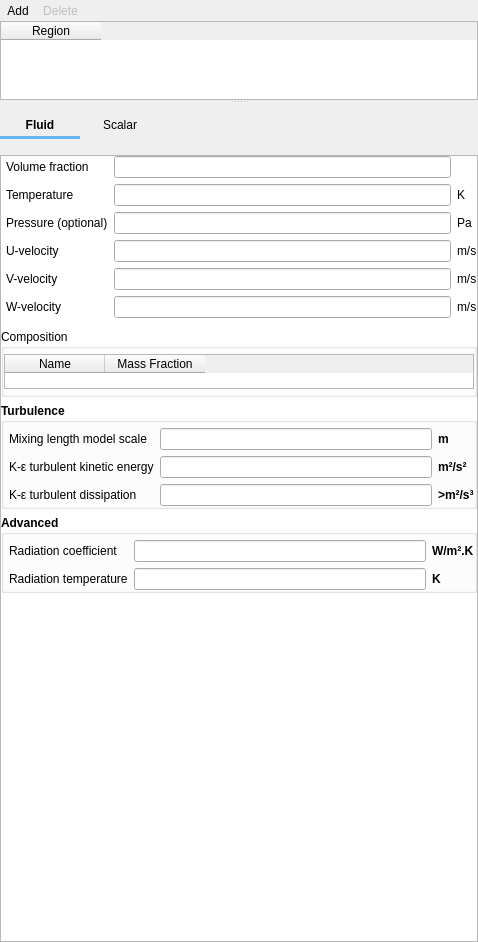
<?xml version="1.0" encoding="UTF-8"?>
<ui version="4.0">
 <class>initial_conditions</class>
 <widget class="QWidget" name="initial_conditions">
  <property name="geometry">
   <rect>
    <x>0</x>
    <y>0</y>
    <width>478</width>
    <height>942</height>
   </rect>
  </property>
  <property name="windowTitle">
   <string>Initial Conditions</string>
  </property>
  <property name="styleSheet">
   <string notr="true"/>
  </property>
  <layout class="QVBoxLayout" name="verticalLayout">
   <property name="spacing">
    <number>0</number>
   </property>
   <property name="leftMargin">
    <number>0</number>
   </property>
   <property name="topMargin">
    <number>0</number>
   </property>
   <property name="rightMargin">
    <number>0</number>
   </property>
   <property name="bottomMargin">
    <number>0</number>
   </property>
   <item>
    <widget class="QSplitter" name="splitter">
     <property name="orientation">
      <enum>Qt::Vertical</enum>
     </property>
     <widget class="QFrame" name="top_frame">
      <property name="sizePolicy">
       <sizepolicy hsizetype="Expanding" vsizetype="MinimumExpanding">
        <horstretch>0</horstretch>
        <verstretch>0</verstretch>
       </sizepolicy>
      </property>
      <property name="maximumSize">
       <size>
        <width>16777215</width>
        <height>100</height>
       </size>
      </property>
      <property name="frameShape">
       <enum>QFrame::NoFrame</enum>
      </property>
      <property name="frameShadow">
       <enum>QFrame::Plain</enum>
      </property>
      <layout class="QVBoxLayout" name="verticalLayout_3">
       <property name="spacing">
        <number>0</number>
       </property>
       <property name="leftMargin">
        <number>0</number>
       </property>
       <property name="topMargin">
        <number>0</number>
       </property>
       <property name="rightMargin">
        <number>0</number>
       </property>
       <property name="bottomMargin">
        <number>0</number>
       </property>
       <item>
        <widget class="QFrame" name="frame_add_delete">
         <property name="frameShape">
          <enum>QFrame::NoFrame</enum>
         </property>
         <property name="frameShadow">
          <enum>QFrame::Plain</enum>
         </property>
         <layout class="QHBoxLayout" name="horizontalLayout_7">
          <property name="spacing">
           <number>0</number>
          </property>
          <property name="leftMargin">
           <number>0</number>
          </property>
          <property name="topMargin">
           <number>0</number>
          </property>
          <property name="rightMargin">
           <number>0</number>
          </property>
          <property name="bottomMargin">
           <number>0</number>
          </property>
          <item>
           <layout class="QHBoxLayout" name="horizontalLayout">
            <item>
             <widget class="QToolButton" name="toolbutton_add">
              <property name="toolTip">
               <string>Define new initial condition over one or more regions</string>
              </property>
              <property name="text">
               <string>Add</string>
              </property>
              <property name="autoRaise">
               <bool>true</bool>
              </property>
             </widget>
            </item>
            <item>
             <widget class="QToolButton" name="toolbutton_delete">
              <property name="enabled">
               <bool>false</bool>
              </property>
              <property name="toolTip">
               <string>Delete initial condition for region</string>
              </property>
              <property name="text">
               <string>Delete</string>
              </property>
              <property name="autoRaise">
               <bool>true</bool>
              </property>
             </widget>
            </item>
            <item>
             <spacer name="horizontalSpacer">
              <property name="orientation">
               <enum>Qt::Horizontal</enum>
              </property>
              <property name="sizeHint" stdset="0">
               <size>
                <width>40</width>
                <height>20</height>
               </size>
              </property>
             </spacer>
            </item>
           </layout>
          </item>
         </layout>
        </widget>
       </item>
       <item>
        <widget class="QTableWidget" name="tablewidget_regions">
         <property name="maximumSize">
          <size>
           <width>16777215</width>
           <height>100</height>
          </size>
         </property>
         <property name="selectionMode">
          <enum>QAbstractItemView::SingleSelection</enum>
         </property>
         <property name="selectionBehavior">
          <enum>QAbstractItemView::SelectRows</enum>
         </property>
         <attribute name="horizontalHeaderHighlightSections">
          <bool>false</bool>
         </attribute>
         <attribute name="verticalHeaderVisible">
          <bool>false</bool>
         </attribute>
         <column>
          <property name="text">
           <string>Region</string>
          </property>
         </column>
        </widget>
       </item>
      </layout>
     </widget>
     <widget class="QFrame" name="bottom_frame">
      <property name="sizePolicy">
       <sizepolicy hsizetype="Expanding" vsizetype="Expanding">
        <horstretch>0</horstretch>
        <verstretch>0</verstretch>
       </sizepolicy>
      </property>
      <property name="frameShape">
       <enum>QFrame::NoFrame</enum>
      </property>
      <property name="frameShadow">
       <enum>QFrame::Plain</enum>
      </property>
      <layout class="QGridLayout" name="gridLayout_15">
       <property name="leftMargin">
        <number>0</number>
       </property>
       <property name="topMargin">
        <number>10</number>
       </property>
       <property name="rightMargin">
        <number>0</number>
       </property>
       <property name="bottomMargin">
        <number>0</number>
       </property>
       <item row="0" column="0">
        <layout class="QHBoxLayout" name="horizontalLayout_2">
         <item>
          <widget class="QFrame" name="tab_frame">
           <property name="styleSheet">
            <string notr="true">QPushButton:hover {color:#64B5F6; background-color: transparent;}
QPushButton:pressed { color: #64B5F6; background-color: transparent; }
QPushButton:checked { font: bold; background-color: transparent; }
      </string>
           </property>
           <property name="frameShape">
            <enum>QFrame::NoFrame</enum>
           </property>
           <property name="frameShadow">
            <enum>QFrame::Plain</enum>
           </property>
           <layout class="QGridLayout" name="tab_layout">
            <property name="leftMargin">
             <number>0</number>
            </property>
            <property name="topMargin">
             <number>0</number>
            </property>
            <property name="rightMargin">
             <number>0</number>
            </property>
            <property name="bottomMargin">
             <number>10</number>
            </property>
            <property name="spacing">
             <number>0</number>
            </property>
            <item row="1" column="0">
             <widget class="Line" name="tab_underline">
              <property name="sizePolicy">
               <sizepolicy hsizetype="Preferred" vsizetype="Fixed">
                <horstretch>0</horstretch>
                <verstretch>0</verstretch>
               </sizepolicy>
              </property>
              <property name="minimumSize">
               <size>
                <width>0</width>
                <height>3</height>
               </size>
              </property>
              <property name="maximumSize">
               <size>
                <width>16777215</width>
                <height>3</height>
               </size>
              </property>
              <property name="styleSheet">
               <string notr="true">QWidget{
	background-color: #64B5F6;
	border-color: #64B5F6;
}</string>
              </property>
              <property name="lineWidth">
               <number>0</number>
              </property>
              <property name="orientation">
               <enum>Qt::Horizontal</enum>
              </property>
             </widget>
            </item>
            <item row="0" column="1">
             <widget class="QPushButton" name="pushbutton_scalar">
              <property name="text">
               <string>Scalar</string>
              </property>
              <property name="flat">
               <bool>true</bool>
              </property>
             </widget>
            </item>
            <item row="0" column="0">
             <widget class="QPushButton" name="pushbutton_fluid">
              <property name="font">
               <font>
                <weight>75</weight>
                <bold>true</bold>
               </font>
              </property>
              <property name="text">
               <string>Fluid</string>
              </property>
              <property name="flat">
               <bool>true</bool>
              </property>
             </widget>
            </item>
           </layout>
          </widget>
         </item>
         <item>
          <spacer name="horizontalSpacer_2">
           <property name="orientation">
            <enum>Qt::Horizontal</enum>
           </property>
           <property name="sizeHint" stdset="0">
            <size>
             <width>40</width>
             <height>20</height>
            </size>
           </property>
          </spacer>
         </item>
        </layout>
       </item>
       <item row="1" column="0">
        <widget class="QScrollArea" name="scrollarea_detail">
         <property name="sizePolicy">
          <sizepolicy hsizetype="Expanding" vsizetype="MinimumExpanding">
           <horstretch>0</horstretch>
           <verstretch>0</verstretch>
          </sizepolicy>
         </property>
         <property name="minimumSize">
          <size>
           <width>0</width>
           <height>0</height>
          </size>
         </property>
         <property name="styleSheet">
          <string notr="true">QWidget#detail_pane {background-color: white}</string>
         </property>
         <property name="widgetResizable">
          <bool>true</bool>
         </property>
         <widget class="QWidget" name="detail_pane">
          <property name="geometry">
           <rect>
            <x>0</x>
            <y>0</y>
            <width>474</width>
            <height>774</height>
           </rect>
          </property>
          <layout class="QGridLayout" name="gridLayout_4">
           <property name="leftMargin">
            <number>0</number>
           </property>
           <property name="topMargin">
            <number>0</number>
           </property>
           <property name="rightMargin">
            <number>0</number>
           </property>
           <property name="bottomMargin">
            <number>0</number>
           </property>
           <property name="spacing">
            <number>0</number>
           </property>
           <item row="2" column="0">
            <spacer name="verticalSpacer">
             <property name="orientation">
              <enum>Qt::Vertical</enum>
             </property>
             <property name="sizeHint" stdset="0">
              <size>
               <width>20</width>
               <height>40</height>
              </size>
             </property>
            </spacer>
           </item>
           <item row="0" column="0" rowspan="2" colspan="2">
            <widget class="QStackedWidget" name="stackedwidget">
             <property name="sizePolicy">
              <sizepolicy hsizetype="Preferred" vsizetype="MinimumExpanding">
               <horstretch>0</horstretch>
               <verstretch>0</verstretch>
              </sizepolicy>
             </property>
             <property name="currentIndex">
              <number>0</number>
             </property>
             <widget class="QWidget" name="page_fluid">
              <layout class="QVBoxLayout" name="verticalLayout_2">
               <property name="spacing">
                <number>6</number>
               </property>
               <property name="leftMargin">
                <number>0</number>
               </property>
               <property name="topMargin">
                <number>0</number>
               </property>
               <property name="rightMargin">
                <number>0</number>
               </property>
               <property name="bottomMargin">
                <number>0</number>
               </property>
               <item>
                <widget class="QFrame" name="frame_fluid_parameters">
                 <property name="frameShape">
                  <enum>QFrame::NoFrame</enum>
                 </property>
                 <property name="frameShadow">
                  <enum>QFrame::Plain</enum>
                 </property>
                 <layout class="QGridLayout" name="gridLayout_3">
                  <property name="leftMargin">
                   <number>5</number>
                  </property>
                  <property name="topMargin">
                   <number>0</number>
                  </property>
                  <property name="rightMargin">
                   <number>0</number>
                  </property>
                  <property name="bottomMargin">
                   <number>5</number>
                  </property>
                  <item row="0" column="0">
                   <widget class="QLabel" name="label_ic_ep_g">
                    <property name="text">
                     <string>Volume fraction</string>
                    </property>
                   </widget>
                  </item>
                  <item row="0" column="1">
                   <widget class="LineEdit" name="lineedit_keyword_ic_ep_g_args_IC">
                    <property name="readOnly">
                     <bool>true</bool>
                    </property>
                   </widget>
                  </item>
                  <item row="1" column="0">
                   <widget class="QLabel" name="label_ic_t_g">
                    <property name="text">
                     <string>Temperature</string>
                    </property>
                   </widget>
                  </item>
                  <item row="1" column="1">
                   <widget class="LineEdit" name="lineedit_keyword_ic_t_g_args_IC"/>
                  </item>
                  <item row="1" column="2">
                   <widget class="QLabel" name="label_ic_t_g_units">
                    <property name="text">
                     <string>K</string>
                    </property>
                   </widget>
                  </item>
                  <item row="2" column="0">
                   <widget class="QLabel" name="label_ic_p_g">
                    <property name="text">
                     <string>Pressure (optional)</string>
                    </property>
                   </widget>
                  </item>
                  <item row="2" column="1">
                   <widget class="LineEdit" name="lineedit_keyword_ic_p_g_args_IC"/>
                  </item>
                  <item row="2" column="2">
                   <widget class="QLabel" name="label_ic_p_g_units">
                    <property name="text">
                     <string>Pa</string>
                    </property>
                   </widget>
                  </item>
                  <item row="3" column="0">
                   <widget class="QLabel" name="label_ic_u_g">
                    <property name="text">
                     <string>U-velocity</string>
                    </property>
                   </widget>
                  </item>
                  <item row="3" column="1">
                   <widget class="LineEdit" name="lineedit_keyword_ic_u_g_args_IC"/>
                  </item>
                  <item row="3" column="2">
                   <widget class="QLabel" name="label_ic_u_g_units">
                    <property name="text">
                     <string>m/s</string>
                    </property>
                   </widget>
                  </item>
                  <item row="4" column="0">
                   <widget class="QLabel" name="label_ic_v_g">
                    <property name="text">
                     <string>V-velocity</string>
                    </property>
                   </widget>
                  </item>
                  <item row="4" column="1">
                   <widget class="LineEdit" name="lineedit_keyword_ic_v_g_args_IC"/>
                  </item>
                  <item row="4" column="2">
                   <widget class="QLabel" name="label_ic_v_g_units">
                    <property name="text">
                     <string>m/s</string>
                    </property>
                   </widget>
                  </item>
                  <item row="5" column="0">
                   <widget class="QLabel" name="label_ic_v_w">
                    <property name="text">
                     <string>W-velocity</string>
                    </property>
                   </widget>
                  </item>
                  <item row="5" column="1">
                   <widget class="LineEdit" name="lineedit_keyword_ic_w_g_args_IC"/>
                  </item>
                  <item row="5" column="2">
                   <widget class="QLabel" name="label_ic_v_w_units">
                    <property name="text">
                     <string>m/s</string>
                    </property>
                   </widget>
                  </item>
                 </layout>
                </widget>
               </item>
               <item>
                <widget class="QGroupBox" name="groupbox_fluid_composition">
                 <property name="title">
                  <string>Composition</string>
                 </property>
                 <property name="flat">
                  <bool>true</bool>
                 </property>
                 <layout class="QGridLayout" name="gridLayout_14">
                  <property name="leftMargin">
                   <number>0</number>
                  </property>
                  <property name="topMargin">
                   <number>5</number>
                  </property>
                  <property name="rightMargin">
                   <number>0</number>
                  </property>
                  <property name="bottomMargin">
                   <number>5</number>
                  </property>
                  <property name="spacing">
                   <number>6</number>
                  </property>
                  <item row="0" column="0">
                   <widget class="QTableWidget" name="tablewidget_fluid_mass_fraction">
                    <property name="maximumSize">
                     <size>
                      <width>16777215</width>
                      <height>35</height>
                     </size>
                    </property>
                    <property name="selectionMode">
                     <enum>QAbstractItemView::NoSelection</enum>
                    </property>
                    <attribute name="verticalHeaderVisible">
                     <bool>false</bool>
                    </attribute>
                    <column>
                     <property name="text">
                      <string>Name</string>
                     </property>
                    </column>
                    <column>
                     <property name="text">
                      <string>Mass Fraction</string>
                     </property>
                    </column>
                   </widget>
                  </item>
                 </layout>
                </widget>
               </item>
               <item>
                <widget class="QGroupBox" name="groupbox_turbulence">
                 <property name="font">
                  <font>
                   <weight>75</weight>
                   <bold>true</bold>
                  </font>
                 </property>
                 <property name="title">
                  <string>Turbulence</string>
                 </property>
                 <property name="flat">
                  <bool>true</bool>
                 </property>
                 <layout class="QGridLayout" name="gridLayout_9">
                  <property name="leftMargin">
                   <number>5</number>
                  </property>
                  <property name="topMargin">
                   <number>5</number>
                  </property>
                  <property name="rightMargin">
                   <number>0</number>
                  </property>
                  <property name="bottomMargin">
                   <number>0</number>
                  </property>
                  <item row="0" column="0">
                   <layout class="QGridLayout" name="gridLayout_6">
                    <item row="0" column="0">
                     <widget class="QLabel" name="label_ic_l_scale">
                      <property name="font">
                       <font>
                        <weight>50</weight>
                        <italic>false</italic>
                        <bold>false</bold>
                       </font>
                      </property>
                      <property name="text">
                       <string>Mixing length model scale</string>
                      </property>
                     </widget>
                    </item>
                    <item row="0" column="1">
                     <widget class="LineEdit" name="lineedit_keyword_ic_l_scale_args_IC"/>
                    </item>
                    <item row="0" column="2">
                     <widget class="QLabel" name="label_ic_l_scale_units">
                      <property name="text">
                       <string>m</string>
                      </property>
                     </widget>
                    </item>
                    <item row="1" column="0">
                     <widget class="QLabel" name="label_ic_k_turb_g">
                      <property name="font">
                       <font>
                        <weight>50</weight>
                        <bold>false</bold>
                       </font>
                      </property>
                      <property name="text">
                       <string>K-ε turbulent kinetic energy</string>
                      </property>
                     </widget>
                    </item>
                    <item row="1" column="1">
                     <widget class="LineEdit" name="lineedit_keyword_ic_k_turb_g_args_IC"/>
                    </item>
                    <item row="1" column="2">
                     <widget class="QLabel" name="label_ic_k_turb_g_units">
                      <property name="text">
                       <string>m²/s²</string>
                      </property>
                     </widget>
                    </item>
                    <item row="2" column="0">
                     <widget class="QLabel" name="label_ic_e_turb_g">
                      <property name="font">
                       <font>
                        <weight>50</weight>
                        <bold>false</bold>
                       </font>
                      </property>
                      <property name="text">
                       <string>K-ε turbulent dissipation</string>
                      </property>
                     </widget>
                    </item>
                    <item row="2" column="1">
                     <widget class="LineEdit" name="lineedit_keyword_ic_e_turb_g_args_IC"/>
                    </item>
                    <item row="2" column="2">
                     <widget class="QLabel" name="label_ic_e_turb_g_units">
                      <property name="text">
                       <string>>m²/s³</string>
                      </property>
                     </widget>
                    </item>
                   </layout>
                  </item>
                 </layout>
                </widget>
               </item>
               <item>
                <widget class="QGroupBox" name="groupbox_fluid_advanced">
                 <property name="font">
                  <font>
                   <weight>75</weight>
                   <bold>true</bold>
                  </font>
                 </property>
                 <property name="title">
                  <string>Advanced</string>
                 </property>
                 <property name="flat">
                  <bool>true</bool>
                 </property>
                 <layout class="QGridLayout" name="gridLayout_8">
                  <property name="leftMargin">
                   <number>5</number>
                  </property>
                  <property name="topMargin">
                   <number>5</number>
                  </property>
                  <property name="rightMargin">
                   <number>0</number>
                  </property>
                  <property name="bottomMargin">
                   <number>0</number>
                  </property>
                  <item row="0" column="0">
                   <layout class="QGridLayout" name="gridLayout_7">
                    <item row="0" column="0">
                     <widget class="QLabel" name="label_ic_gama_rg">
                      <property name="font">
                       <font>
                        <weight>50</weight>
                        <bold>false</bold>
                       </font>
                      </property>
                      <property name="text">
                       <string>Radiation coefficient</string>
                      </property>
                     </widget>
                    </item>
                    <item row="0" column="1">
                     <widget class="LineEdit" name="lineedit_keyword_ic_gama_rg_args_IC"/>
                    </item>
                    <item row="0" column="2">
                     <widget class="QLabel" name="label_ic_gama_rg_units">
                      <property name="text">
                       <string>W/m².K</string>
                      </property>
                     </widget>
                    </item>
                    <item row="1" column="0">
                     <widget class="QLabel" name="label_ic_t_rg">
                      <property name="font">
                       <font>
                        <weight>50</weight>
                        <bold>false</bold>
                       </font>
                      </property>
                      <property name="text">
                       <string>Radiation temperature</string>
                      </property>
                     </widget>
                    </item>
                    <item row="1" column="1">
                     <widget class="LineEdit" name="lineedit_keyword_ic_t_rg_args_IC"/>
                    </item>
                    <item row="1" column="2">
                     <widget class="QLabel" name="label_ic_t_rg_units">
                      <property name="text">
                       <string>K</string>
                      </property>
                     </widget>
                    </item>
                   </layout>
                  </item>
                 </layout>
                </widget>
               </item>
               <item>
                <spacer name="verticalSpacer_2">
                 <property name="orientation">
                  <enum>Qt::Vertical</enum>
                 </property>
                 <property name="sizeHint" stdset="0">
                  <size>
                   <width>20</width>
                   <height>40</height>
                  </size>
                 </property>
                </spacer>
               </item>
              </layout>
             </widget>
             <widget class="QWidget" name="page_dummy_solids_L">
              <property name="autoFillBackground">
               <bool>true</bool>
              </property>
              <layout class="QGridLayout" name="gridLayout_12">
               <item row="0" column="0">
                <widget class="QLabel" name="label_dummy_solids_L">
                 <property name="autoFillBackground">
                  <bool>false</bool>
                 </property>
                 <property name="styleSheet">
                  <string notr="true">background-color: white</string>
                 </property>
                 <property name="text">
                  <string>LEFT</string>
                 </property>
                </widget>
               </item>
              </layout>
             </widget>
             <widget class="QWidget" name="page_solids">
              <property name="styleSheet">
               <string notr="true"/>
              </property>
              <layout class="QVBoxLayout" name="verticalLayout_5">
               <property name="spacing">
                <number>6</number>
               </property>
               <property name="leftMargin">
                <number>0</number>
               </property>
               <property name="topMargin">
                <number>0</number>
               </property>
               <property name="rightMargin">
                <number>0</number>
               </property>
               <property name="bottomMargin">
                <number>0</number>
               </property>
               <item>
                <widget class="QFrame" name="frame_solids_parameters">
                 <property name="frameShape">
                  <enum>QFrame::NoFrame</enum>
                 </property>
                 <property name="frameShadow">
                  <enum>QFrame::Plain</enum>
                 </property>
                 <layout class="QGridLayout" name="gridLayout_2">
                  <property name="leftMargin">
                   <number>0</number>
                  </property>
                  <property name="topMargin">
                   <number>0</number>
                  </property>
                  <property name="rightMargin">
                   <number>0</number>
                  </property>
                  <property name="bottomMargin">
                   <number>5</number>
                  </property>
                  <item row="0" column="0">
                   <widget class="QLabel" name="label_ic_ep_s">
                    <property name="text">
                     <string>Volume fraction</string>
                    </property>
                   </widget>
                  </item>
                  <item row="0" column="1">
                   <widget class="LineEdit" name="lineedit_ic_ep_s_args_IC_P"/>
                  </item>
                  <item row="1" column="0">
                   <widget class="QLabel" name="label_ic_t_s">
                    <property name="text">
                     <string>Temperature</string>
                    </property>
                   </widget>
                  </item>
                  <item row="1" column="1">
                   <widget class="LineEdit" name="lineedit_keyword_ic_t_s_args_IC_P"/>
                  </item>
                  <item row="1" column="2">
                   <widget class="QLabel" name="label_ic_t_s_units">
                    <property name="text">
                     <string>K</string>
                    </property>
                   </widget>
                  </item>
                  <item row="2" column="0">
                   <widget class="QLabel" name="label_ic_u_s">
                    <property name="text">
                     <string>U-velocity</string>
                    </property>
                   </widget>
                  </item>
                  <item row="2" column="1">
                   <widget class="LineEdit" name="lineedit_keyword_ic_u_s_args_IC_P"/>
                  </item>
                  <item row="2" column="2">
                   <widget class="QLabel" name="label_ic_u_s_units">
                    <property name="text">
                     <string>m/s</string>
                    </property>
                   </widget>
                  </item>
                  <item row="3" column="0">
                   <widget class="QLabel" name="label_ic_v_s">
                    <property name="text">
                     <string>V-velocity</string>
                    </property>
                   </widget>
                  </item>
                  <item row="3" column="1">
                   <widget class="LineEdit" name="lineedit_keyword_ic_v_s_args_IC_P"/>
                  </item>
                  <item row="3" column="2">
                   <widget class="QLabel" name="label_ic_v_s_units">
                    <property name="text">
                     <string>m/s</string>
                    </property>
                   </widget>
                  </item>
                  <item row="4" column="0">
                   <widget class="QLabel" name="label_ic_w_s">
                    <property name="text">
                     <string>W-velocity</string>
                    </property>
                   </widget>
                  </item>
                  <item row="4" column="1">
                   <widget class="LineEdit" name="lineedit_keyword_ic_w_s_args_IC_P"/>
                  </item>
                  <item row="4" column="2">
                   <widget class="QLabel" name="label_ic_w_s_units">
                    <property name="text">
                     <string>m/s</string>
                    </property>
                   </widget>
                  </item>
                  <item row="5" column="0">
                   <widget class="QLabel" name="label_ic_p_star">
                    <property name="text">
                     <string>Pressure (optional)</string>
                    </property>
                   </widget>
                  </item>
                  <item row="5" column="1">
                   <widget class="LineEdit" name="lineedit_ic_p_star_args_IC"/>
                  </item>
                  <item row="5" column="2">
                   <widget class="QLabel" name="label_ic_p_star_units">
                    <property name="text">
                     <string>Pa</string>
                    </property>
                   </widget>
                  </item>
                  <item row="6" column="0">
                   <widget class="QLabel" name="label_ic_theta_m">
                    <property name="text">
                     <string>Granular temperature</string>
                    </property>
                   </widget>
                  </item>
                  <item row="6" column="1">
                   <widget class="LineEdit" name="lineedit_keyword_ic_theta_m_args_IC_P"/>
                  </item>
                  <item row="7" column="0">
                   <widget class="QLabel" name="label_ic_pic_const_statwt">
                    <property name="text">
                     <string>Particles per parcel</string>
                    </property>
                   </widget>
                  </item>
                  <item row="7" column="1">
                   <widget class="LineEdit" name="lineedit_keyword_ic_pic_const_statwt_args_IC_P"/>
                  </item>
                 </layout>
                </widget>
               </item>
               <item>
                <widget class="QGroupBox" name="groupbox_solids_composition">
                 <property name="font">
                  <font>
                   <weight>75</weight>
                   <bold>true</bold>
                  </font>
                 </property>
                 <property name="title">
                  <string>Composition</string>
                 </property>
                 <property name="flat">
                  <bool>true</bool>
                 </property>
                 <layout class="QGridLayout" name="gridLayout_13">
                  <property name="leftMargin">
                   <number>0</number>
                  </property>
                  <property name="topMargin">
                   <number>5</number>
                  </property>
                  <property name="rightMargin">
                   <number>0</number>
                  </property>
                  <property name="bottomMargin">
                   <number>5</number>
                  </property>
                  <item row="0" column="0">
                   <widget class="QTableWidget" name="tablewidget_solids_mass_fraction">
                    <property name="maximumSize">
                     <size>
                      <width>16777215</width>
                      <height>35</height>
                     </size>
                    </property>
                    <property name="selectionMode">
                     <enum>QAbstractItemView::NoSelection</enum>
                    </property>
                    <attribute name="horizontalHeaderHighlightSections">
                     <bool>false</bool>
                    </attribute>
                    <attribute name="verticalHeaderVisible">
                     <bool>false</bool>
                    </attribute>
                    <column>
                     <property name="text">
                      <string>Name</string>
                     </property>
                    </column>
                    <column>
                     <property name="text">
                      <string>Mass Fraction</string>
                     </property>
                    </column>
                   </widget>
                  </item>
                 </layout>
                </widget>
               </item>
               <item>
                <widget class="QGroupBox" name="groupbox_solids_advanced">
                 <property name="font">
                  <font>
                   <weight>75</weight>
                   <bold>true</bold>
                  </font>
                 </property>
                 <property name="title">
                  <string>Advanced</string>
                 </property>
                 <property name="flat">
                  <bool>true</bool>
                 </property>
                 <layout class="QGridLayout" name="gridLayout_10">
                  <property name="leftMargin">
                   <number>5</number>
                  </property>
                  <property name="topMargin">
                   <number>5</number>
                  </property>
                  <property name="rightMargin">
                   <number>0</number>
                  </property>
                  <property name="bottomMargin">
                   <number>0</number>
                  </property>
                  <property name="horizontalSpacing">
                   <number>6</number>
                  </property>
                  <item row="0" column="0">
                   <widget class="CheckBox" name="checkbox_keyword_ic_des_fit_to_region_args_IC">
                    <property name="text">
                     <string>Fit particles to region</string>
                    </property>
                   </widget>
                  </item>
                  <item row="1" column="0">
                   <layout class="QGridLayout" name="gridLayout_5">
                    <item row="0" column="0">
                     <widget class="QLabel" name="label_ic_gama_rs">
                      <property name="text">
                       <string>Radiation coefficient</string>
                      </property>
                     </widget>
                    </item>
                    <item row="0" column="1">
                     <widget class="LineEdit" name="lineedit_keyword_ic_gama_rs_args_IC_P"/>
                    </item>
                    <item row="0" column="2">
                     <widget class="QLabel" name="label_ic_gama_rs_units">
                      <property name="text">
                       <string>W/m².K</string>
                      </property>
                     </widget>
                    </item>
                    <item row="1" column="0">
                     <widget class="QLabel" name="label_ic_t_rs">
                      <property name="text">
                       <string>Radiation temperature</string>
                      </property>
                     </widget>
                    </item>
                    <item row="1" column="1">
                     <widget class="LineEdit" name="lineedit_keyword_ic_t_rs_args_IC_P"/>
                    </item>
                    <item row="1" column="2">
                     <widget class="QLabel" name="label_ic_t_rs_units">
                      <property name="text">
                       <string>K</string>
                      </property>
                     </widget>
                    </item>
                   </layout>
                  </item>
                 </layout>
                </widget>
               </item>
               <item>
                <spacer name="verticalSpacer_3">
                 <property name="orientation">
                  <enum>Qt::Vertical</enum>
                 </property>
                 <property name="sizeHint" stdset="0">
                  <size>
                   <width>20</width>
                   <height>40</height>
                  </size>
                 </property>
                </spacer>
               </item>
              </layout>
             </widget>
             <widget class="QWidget" name="page_dummy_solids_R">
              <property name="autoFillBackground">
               <bool>true</bool>
              </property>
              <layout class="QGridLayout" name="gridLayout_11">
               <item row="0" column="0">
                <widget class="QLabel" name="label_dummy_solids_R">
                 <property name="autoFillBackground">
                  <bool>false</bool>
                 </property>
                 <property name="styleSheet">
                  <string notr="true">background-color: white</string>
                 </property>
                 <property name="text">
                  <string>RIGHT</string>
                 </property>
                </widget>
               </item>
              </layout>
             </widget>
             <widget class="QWidget" name="page_scalar">
              <layout class="QGridLayout" name="gridLayout">
               <property name="leftMargin">
                <number>5</number>
               </property>
               <property name="topMargin">
                <number>0</number>
               </property>
               <property name="rightMargin">
                <number>0</number>
               </property>
               <property name="bottomMargin">
                <number>0</number>
               </property>
               <item row="0" column="0">
                <spacer name="spacer_scalar">
                 <property name="orientation">
                  <enum>Qt::Vertical</enum>
                 </property>
                 <property name="sizeHint" stdset="0">
                  <size>
                   <width>20</width>
                   <height>40</height>
                  </size>
                 </property>
                </spacer>
               </item>
              </layout>
             </widget>
            </widget>
           </item>
          </layout>
          <zorder>stackedwidget</zorder>
          <zorder>verticalSpacer</zorder>
         </widget>
        </widget>
       </item>
      </layout>
     </widget>
    </widget>
   </item>
  </layout>
 </widget>
 <customwidgets>
  <customwidget>
   <class>LineEdit</class>
   <extends>QLineEdit</extends>
   <header>mfix.widgets.base</header>
  </customwidget>
  <customwidget>
   <class>CheckBox</class>
   <extends>QCheckBox</extends>
   <header>mfix.widgets.base</header>
  </customwidget>
 </customwidgets>
 <resources/>
 <connections/>
</ui>
